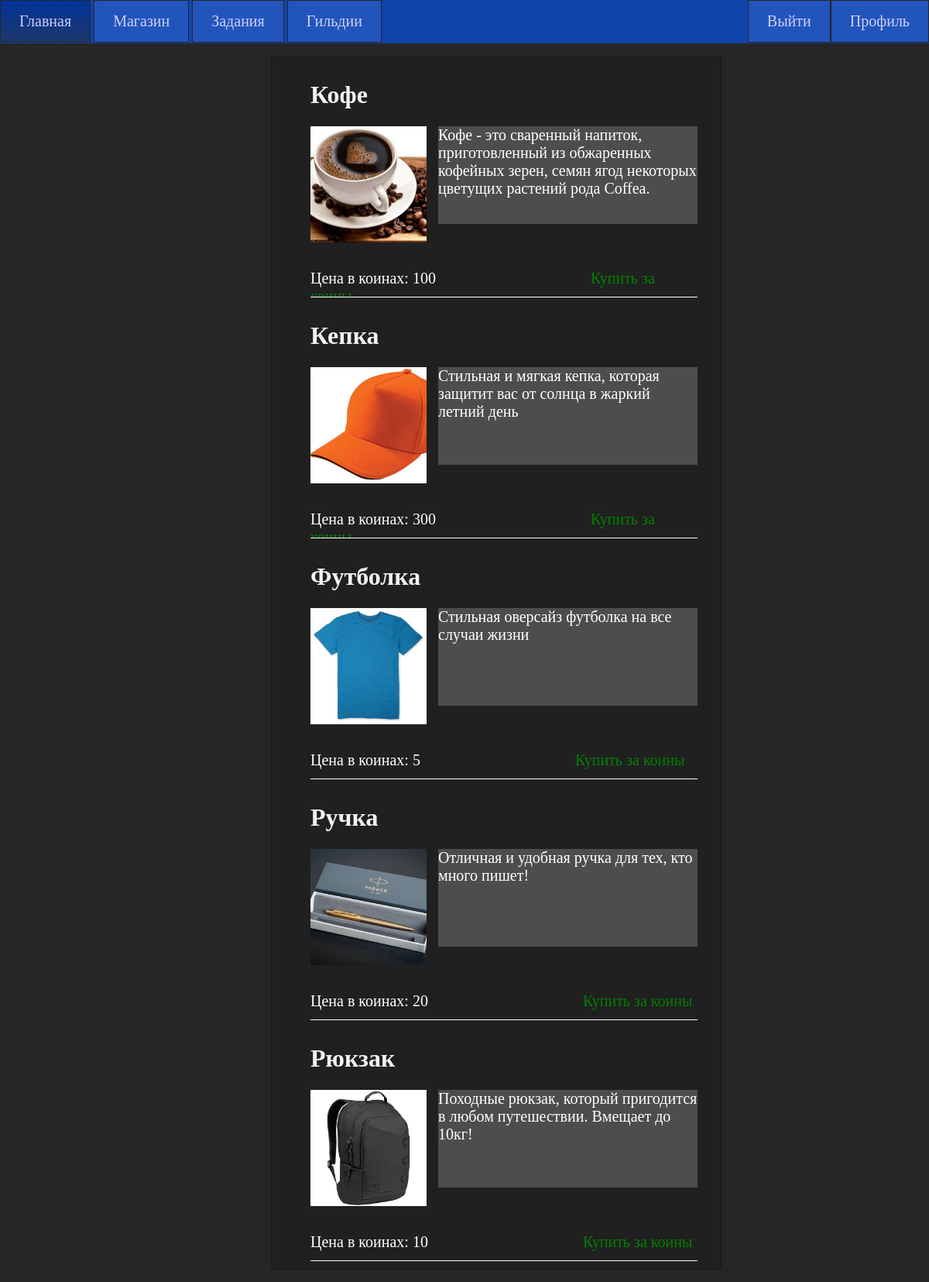
Screenshot of /goods/ (signed in) with the database file from the repository.
### vtb/models.py (models this page shows, shortened)
class Goods(models.Model):
    name = models.CharField(max_length=64)
    description = models.CharField(max_length=255)
    price = models.IntegerField()
    category = models.ForeignKey('Categories', on_delete=models.PROTECT, null=True)
    photo = models.ImageField(upload_to="photos/%Y/%m/%d/", null=True)
    class Meta:
        verbose_name = 'Товары'
        verbose_name_plural = 'Товары'

### vtb/views.py (the view)
# urls.py: path('goods/', Store.as_view(), name='goods'),
class Store(ListView):
    model = Goods
    template_name = 'vtb/store.html'
    context_object_name = 'goods'
    def get_context_data(self, *, object_list=None, **kwargs):
        context = super().get_context_data(**kwargs)
        context['menu'] = menu
        context['filter'] = Categories.objects.all()
        return context

### vtb/templates/vtb/store.html
{% extends 'vtb/base.html' %}\
{% block content %}
<ul class="store">
    {% for g in goods %}
        <li class="store">
            <h1>{{g.name}}</h1>
            {% if g.photo %}
            <p><img src="{{g.photo.url}}"></p>
            {% endif %}
            <p class="description">{{g.description}}</p>
            <div class="price">
            <p class="price">Цена в коинах: {{g.price}}  {% if request.user.is_authenticated %}  <a href="{% url 'buying_coins' g.id user.id %}">Купить за коины</a>  {% endif %}  </p>
            </div>
        </li>
    {% endfor %}
</ul>
{% endblock %}

### vtb/static/vtb/css/style.css (style rules this page uses)
* { font-family: Calibri; }
body { margin: 0px; background: no-repeat; background-color: #262626; }
p { font-family: Calibri; font-size: 20px; color: white; }
h1,h2,h3 { color: #f2f2f2; }
a { font-family: "Calibri"; text-decoration: none; color: white; }
ul { list-style: none; }
.store { position: center; }
ul.store { background-color: #202020; border: 1px solid #191919; position: relative; width: 45%; height: 20%; float: left; margin-left: 350px; }
ul li.store { position: relative; padding-bottom: 0px; border-bottom: 1px solid white; margin: 10px; overflow: hidden; width: 500px; height: 300px; }
img { float: left; size: 20px; hight: 150px; width: 150px; padding-right: 10px; }
p.price { clear: both; margin-top: 35px; }
p.price a { margin-left: 195px; color: green; }
p.description { background-color: #4d4d4d; float: left; margin-top: 0px; margin-left: 5px; width: 67%; height: 42%; }
div.price { float: left; clear:both; }

### rows the page displays
Goods: name "Кофе", photo (picture), description "Кофе - это сваренный напиток, приготовленный из обжаренных кофейных зерен, семян ягод некоторых цветущих растений рода Coffea.", price "100"
Goods: name "Кепка", photo (picture), description "Стильная и мягкая кепка, которая защитит вас от солнца в жаркий летний день", price "300"
Goods: name "Футболка", photo (picture), description "Стильная оверсайз футболка на все случаи жизни", price "5"
Goods: name "Ручка", photo (picture), description "Отличная и удобная ручка для тех, кто много пишет!", price "20"
Goods: name "Рюкзак", photo (picture), description "Походные рюкзак, который пригодится в любом путешествии. Вмещает до 10кг!", price "10"

### other values shown
{{ m.title }} "Главная" "Магазин" "Задания" "Гильдии"
